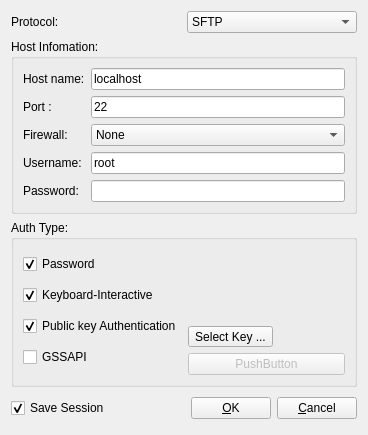
<?xml version="1.0" encoding="UTF-8"?>
<ui version="4.0">
 <class>QuickConnectInfoDialog</class>
 <widget class="QDialog" name="QuickConnectInfoDialog">
  <property name="geometry">
   <rect>
    <x>0</x>
    <y>0</y>
    <width>368</width>
    <height>435</height>
   </rect>
  </property>
  <property name="windowTitle">
   <string>Quick Connect</string>
  </property>
  <layout class="QVBoxLayout">
   <item>
    <layout class="QHBoxLayout">
     <item>
      <widget class="QLabel" name="label">
       <property name="text">
        <string>Protocol:</string>
       </property>
      </widget>
     </item>
     <item>
      <widget class="QComboBox" name="comboBox">
       <item>
        <property name="text">
         <string>SFTP</string>
        </property>
       </item>
       <item>
        <property name="text">
         <string>FTP</string>
        </property>
       </item>
      </widget>
     </item>
    </layout>
   </item>
   <item>
    <widget class="QGroupBox" name="groupBox">
     <property name="title">
      <string>Host Infomation:</string>
     </property>
     <layout class="QGridLayout">
      <item row="0" column="0">
       <widget class="QLabel" name="label_2">
        <property name="text">
         <string>Host name:</string>
        </property>
       </widget>
      </item>
      <item row="0" column="1">
       <widget class="QLineEdit" name="lineEdit">
        <property name="text">
         <string>localhost</string>
        </property>
       </widget>
      </item>
      <item row="1" column="0">
       <widget class="QLabel" name="label_3">
        <property name="text">
         <string>Port :</string>
        </property>
       </widget>
      </item>
      <item row="1" column="1">
       <widget class="QLineEdit" name="lineEdit_2">
        <property name="text">
         <string>22</string>
        </property>
       </widget>
      </item>
      <item row="2" column="0">
       <widget class="QLabel" name="label_4">
        <property name="text">
         <string>Firewall: </string>
        </property>
       </widget>
      </item>
      <item row="2" column="1">
       <widget class="QComboBox" name="comboBox_2">
        <item>
         <property name="text">
          <string>None</string>
         </property>
        </item>
       </widget>
      </item>
      <item row="3" column="0">
       <widget class="QLabel" name="label_5">
        <property name="text">
         <string>Username: </string>
        </property>
       </widget>
      </item>
      <item row="3" column="1">
       <widget class="QLineEdit" name="lineEdit_3">
        <property name="text">
         <string>root</string>
        </property>
       </widget>
      </item>
      <item row="4" column="0">
       <widget class="QLabel" name="label_6">
        <property name="text">
         <string>Password:</string>
        </property>
       </widget>
      </item>
      <item row="4" column="1">
       <widget class="QLineEdit" name="lineEdit_4">
        <property name="inputMask">
         <string/>
        </property>
        <property name="text">
         <string/>
        </property>
        <property name="echoMode">
         <enum>QLineEdit::Password</enum>
        </property>
       </widget>
      </item>
     </layout>
    </widget>
   </item>
   <item>
    <widget class="QGroupBox" name="groupBox_2">
     <property name="title">
      <string>Auth Type:</string>
     </property>
     <property name="alignment">
      <set>Qt::AlignLeading</set>
     </property>
     <layout class="QHBoxLayout">
      <item>
       <layout class="QVBoxLayout">
        <item>
         <widget class="QCheckBox" name="checkBox">
          <property name="text">
           <string>Password</string>
          </property>
          <property name="checkable">
           <bool>true</bool>
          </property>
          <property name="checked">
           <bool>true</bool>
          </property>
         </widget>
        </item>
        <item>
         <widget class="QCheckBox" name="checkBox_2">
          <property name="text">
           <string>Keyboard-Interactive</string>
          </property>
          <property name="checkable">
           <bool>true</bool>
          </property>
          <property name="checked">
           <bool>true</bool>
          </property>
         </widget>
        </item>
        <item>
         <widget class="QCheckBox" name="checkBox_3">
          <property name="enabled">
           <bool>true</bool>
          </property>
          <property name="toolTip">
           <string>&lt;html&gt;&lt;head&gt;&lt;meta name=&quot;qrichtext&quot; content=&quot;1&quot; /&gt;&lt;style type=&quot;text/css&quot;&gt;
p, li { white-space: pre-wrap; }
&lt;/style&gt;&lt;/head&gt;&lt;body style=&quot; font-family:'Sans Serif'; font-size:10pt; font-weight:400; font-style:normal;&quot;&gt;
&lt;p style=&quot; margin-top:0px; margin-bottom:0px; margin-left:0px; margin-right:0px; -qt-block-indent:0; text-indent:0px;&quot;&gt;public key authentication&lt;/p&gt;&lt;/body&gt;&lt;/html&gt;</string>
          </property>
          <property name="text">
           <string>Public key Authentication</string>
          </property>
          <property name="checked">
           <bool>true</bool>
          </property>
         </widget>
        </item>
        <item>
         <widget class="QCheckBox" name="checkBox_4">
          <property name="text">
           <string>GSSAPI</string>
          </property>
         </widget>
        </item>
       </layout>
      </item>
      <item>
       <layout class="QVBoxLayout">
        <item>
         <widget class="QLabel" name="label_7">
          <property name="text">
           <string/>
          </property>
         </widget>
        </item>
        <item>
         <widget class="QLabel" name="label_8">
          <property name="text">
           <string/>
          </property>
         </widget>
        </item>
        <item>
         <widget class="QToolButton" name="toolButton">
          <property name="text">
           <string>Select Key ...</string>
          </property>
         </widget>
        </item>
        <item>
         <widget class="QPushButton" name="pushButton">
          <property name="enabled">
           <bool>false</bool>
          </property>
          <property name="text">
           <string>PushButton</string>
          </property>
         </widget>
        </item>
       </layout>
      </item>
     </layout>
    </widget>
   </item>
   <item>
    <layout class="QHBoxLayout">
     <property name="spacing">
      <number>6</number>
     </property>
     <property name="margin">
      <number>0</number>
     </property>
     <item>
      <widget class="QCheckBox" name="checkBox_5">
       <property name="text">
        <string>Save Session</string>
       </property>
       <property name="checked">
        <bool>true</bool>
       </property>
      </widget>
     </item>
     <item>
      <spacer>
       <property name="orientation">
        <enum>Qt::Horizontal</enum>
       </property>
       <property name="sizeHint" stdset="0">
        <size>
         <width>131</width>
         <height>31</height>
        </size>
       </property>
      </spacer>
     </item>
     <item>
      <widget class="QPushButton" name="okButton">
       <property name="text">
        <string>&amp;OK</string>
       </property>
      </widget>
     </item>
     <item>
      <widget class="QPushButton" name="cancelButton">
       <property name="text">
        <string>&amp;Cancel</string>
       </property>
      </widget>
     </item>
    </layout>
   </item>
  </layout>
 </widget>
 <tabstops>
  <tabstop>okButton</tabstop>
  <tabstop>cancelButton</tabstop>
  <tabstop>lineEdit</tabstop>
  <tabstop>lineEdit_3</tabstop>
  <tabstop>lineEdit_4</tabstop>
  <tabstop>comboBox_2</tabstop>
  <tabstop>comboBox</tabstop>
  <tabstop>lineEdit_2</tabstop>
  <tabstop>checkBox_3</tabstop>
  <tabstop>checkBox_4</tabstop>
  <tabstop>checkBox_5</tabstop>
  <tabstop>checkBox</tabstop>
  <tabstop>checkBox_2</tabstop>
 </tabstops>
 <resources/>
 <connections>
  <connection>
   <sender>okButton</sender>
   <signal>clicked()</signal>
   <receiver>QuickConnectInfoDialog</receiver>
   <slot>accept()</slot>
   <hints>
    <hint type="sourcelabel">
     <x>250</x>
     <y>424</y>
    </hint>
    <hint type="destinationlabel">
     <x>96</x>
     <y>254</y>
    </hint>
   </hints>
  </connection>
  <connection>
   <sender>cancelButton</sender>
   <signal>clicked()</signal>
   <receiver>QuickConnectInfoDialog</receiver>
   <slot>reject()</slot>
   <hints>
    <hint type="sourcelabel">
     <x>338</x>
     <y>424</y>
    </hint>
    <hint type="destinationlabel">
     <x>179</x>
     <y>282</y>
    </hint>
   </hints>
  </connection>
 </connections>
</ui>
